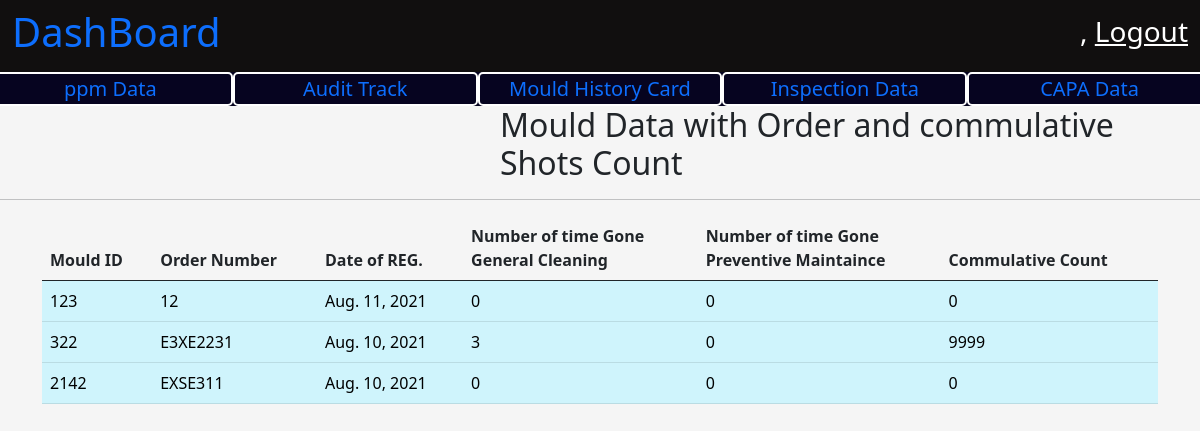
Screenshot of /quality/ (signed in) with the database file from the repository.
### mould/models.py (models this page shows, shortened)
class Mould(models.Model):
    mould_id = models.IntegerField(primary_key=True)
    mould_name = models.CharField(max_length=200)
    cavity_number = models.IntegerField()
    registered_date = models.DateTimeField(auto_now_add=True)
    registered_by = models.ForeignKey(User, on_delete=models.PROTECT)
    general_maintaince_cleaning_threshold_value = models.IntegerField()
    preventive_maintaince_clearning_thresold_value = models.IntegerField()
    tool_life = models.IntegerField()
    present_count = models.IntegerField()
    moud_desc = models.CharField(max_length=100)
    order_number = models.CharField(max_length=100)
    raw_material = models.CharField(max_length=100)
    part_weight = models.FloatField()
    runner_weight = models.FloatField()
    tonnage = models.FloatField()
    cycle_time = models.FloatField()
    number_of_shots_per_day = models.IntegerField()
    preventice_maintaince_count = models.IntegerField(default=0)
    general_cleaning_maintance_count = models.IntegerField(default = 0)
    def __str__(self):
        return str(self.mould_id)

### MouldQuality/views.py (the view)
# urls.py: path('', views.QualityPageRender,name = "MouldQuality"),
@login_required
def QualityPageRender(request):
    context = {}
    mould_data_list = Mould.objects.all()
    mould_commulative_cont_data = []
    for mould in mould_data_list:
        mould_data_collector = DataCollector(mould.mould_id)
        print("-----")
        print(mould_data_collector.get_commulative_count())
        print("-----")
        mould_commulative_cont_data.append(MouldCommulativeCount(mould,
            mould_data_collector.get_commulative_count(),
            mould_data_collector.count_g_clean(),
            mould_data_collector.count_p_main()))
    print(data.g_clean for data in mould_commulative_cont_data)
    context['mould_data'] = mould_commulative_cont_data
    return render(request, 'quality/mould_quality.html', context)

### MouldQuality/utils.py (called while the page is built)
    def get_commulative_count(self):
        count = 0
        print("------")
        print(self.mould_data)
        print("------")
        if self.mould_data is None:
            return count
        for mould in self.mould_data:
            count = count + mould.count_increment
        return count

    def count_g_clean(self):
        if self.mould_cleaning_data is None:
            return 0
        return len(self.mould_cleaning_data) # mould cleaning data.

    def count_p_main(self):
        if self.p_main_data is None:
            return 0
        return len(self.p_main_data)

### mould/models.py (called while the page is built)
    def __str__(self):
        return str(self.mould_id)

### MouldQuality/templates/quality/mould_quality.html (shortened to what this page needs)
{% extends 'base.html' %}
{% load static %}
{% block title %}
    <link
        rel="stylesheet"
        href="{% static 'css/dashboard.css' %}" >
{% endblock %}
{% block body_content %}
    <nav
        class="navbar navbar-light dashboard_nav">
        <div class="container-fluid dashboard_nav">
            <p class="h1 dashboard_title">
                <a href="{% url 'homePage' %}" style="text-decoration:None;">
                  DashBoard
                </a>
            </p>
            <div class="user_data">
                <p class="h3">
                    {{ request.user.first_name }},
                    <a href="{% url 'userLogout' %}">
                        Logout
                    </a>
                </p>
            </div>
        </div>
    </nav>
    <div class="optionBar">
        <div class="row">
            <div class="col">
                <a href="{% url 'ppmData' %}">
                    ppm Data
                </a>
            </div>
            <div class="col">
                <a href="{% url 'Audit' %}">
                Audit Track
                </a>
            </div>
             <div class="col">
                <a href="{% url "MouldNameSelect" %}">
                    Mould History Card
                </a>
            </div>
             <div class="col">
                <a href="{% url 'MouldInspectView' %}">
                    Inspection Data
                </a>
            </div>
            <div class="col">
                <a href="{% url 'CapaData' %}">
                    CAPA Data
                </a>
            </div>
        </div>
    </div>
    <p class="h2" style="margin-left : 500px;">
        Mould Data with Order and commulative Shots Count
    </p>
    <hr />
    <div class="container">
        <table class="table">
            <thead>
                <th class="col">
                    Mould ID
                </th>
                <th class="col">
                    Order Number
                </th>
                <th class="col">
                    Date of REG.
                </th>
                <th class="col">
                    Number of time Gone <br/>
                    General Cleaning
                </th>
                <th class="col">
                    Number of time Gone <br/>
                    Preventive Maintaince
                </th>
                <th class="col">
                    Commulative Count
                </th>
            </thead>
            <tbody class="table-info">
                {% for mould_values in mould_data %}
                <tr class="table-info">
                    <td class="table-info">
                        {{ mould_values.mould_data.mould_id }}
                    </td>
                    <td class="table-info">
                        {{ mould_values.mould_data.order_number }}
                    </td>
                    <td class="table-info">
                        {{ mould_values.mould_data.registered_date.date }}
                    </td>
                    <td class="table-info">
                        {{ mould_values.g_clean }}
                    </td>
                    <td class="table-info">
                        {{ mould_values.p_main }}
                    </td>
                    <td class="table-info">
                        {{ mould_values.commulative_count }}
                    </td>
                </tr>
                {% endfor %}
            </tbody>
        </table>
    </div>
{% endblock %}

### user_panel/static/css/dashboard.css (style rules this page uses)
body { background-color: whitesmoke; }
nav.dashboard_nav { background-color: rgb(17, 15, 15); }
nav.dashboard_nav div.dashboard_nav { color : white; }
nav.dashboard_nav div.user_data p a { color: white; }
div.optionBar { background-color: rgb(6, 4, 32); }
div.optionBar div.row div.col { font-size: 20px; border : 2px solid white; border-radius: 5px; text-align: center; color:white; }
div.optionBar div.row div.col a { text-decoration: none; }

### rows the page displays
Mould: mould_data.mould_id "123", mould_data.order_number "12", mould_data.registered_date "Aug. 11, 2021"
Mould: mould_data.mould_id "322", mould_data.order_number "E3XE2231", mould_data.registered_date "Aug. 10, 2021"
Mould: mould_data.mould_id "2142", mould_data.order_number "EXSE311", mould_data.registered_date "Aug. 10, 2021"

### other values shown
{{ mould_values.g_clean }} "0" "3" "0"
{{ mould_values.p_main }} "0" "0" "0"
{{ mould_values.commulative_count }} "0" "9999" "0"
